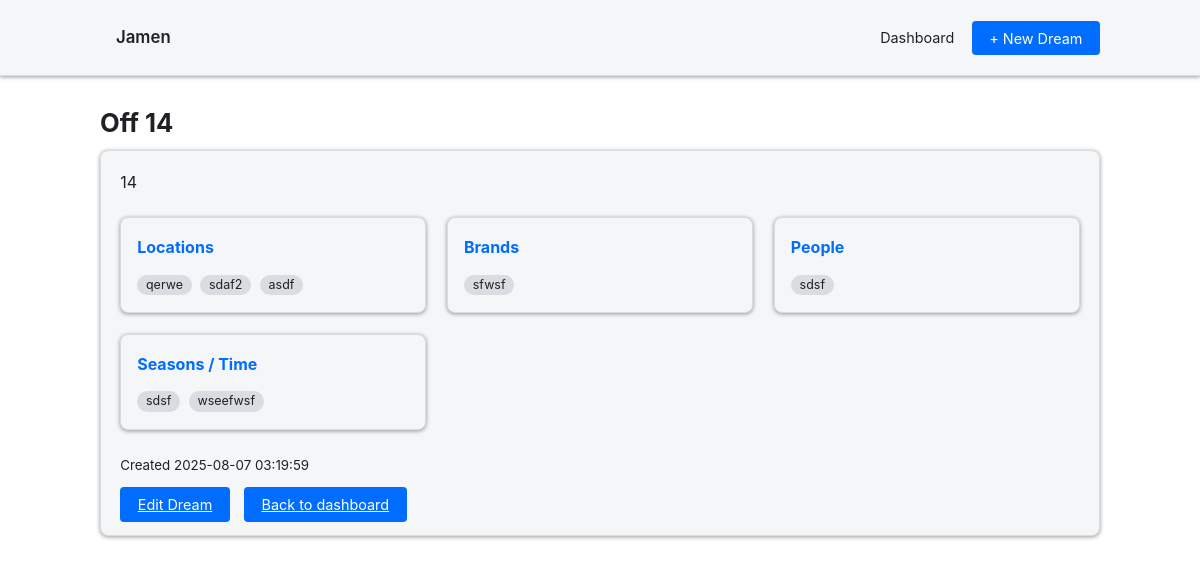
Screenshot of /dreams/YUXKmnvf with the database file from the repository.
### tables this page shows
CREATE TABLE `dream_boards` (
  `id` int NOT NULL,
  `slug` char(10) DEFAULT NULL,
  `user_id` int DEFAULT NULL,
  `title` varchar(255) DEFAULT NULL,
  `description` text,
  `created_at` datetime DEFAULT CURRENT_TIMESTAMP,
  `updated_at` datetime DEFAULT CURRENT_TIMESTAMP ON UPDATE CURRENT_TIMESTAMP,
  `archived` tinyint(1) NOT NULL DEFAULT '0',
  `deleted_at` datetime DEFAULT NULL,
  `type` varchar(20) DEFAULT 'dream'
);

### controllers/dream.php (called while the page is built, shortened)
<?php
require_once __DIR__ . '/../app/config.php';
require_once __DIR__ . '/../models/dream.php';
class dream_controller
{
    public static function show(string $slug): void
	{
		global $db;
		$dream = dream_model::get($db, $slug);
		$anchors = dream_model::getAnchors($db, $dream['id']);
		include __DIR__ . '/../views/dream_show.php';
		include __DIR__ . '/../views/layout.php';
	}
}

### index.php (called while the page is built, shortened)
<?php
require_once __DIR__.'/app/routes.php';
$uri = parse_url($_SERVER['REQUEST_URI'], PHP_URL_PATH);
route(rtrim($uri,'/'));
?>

### models/dream.php (called while the page is built, shortened)
<?php
class dream_model
{
	public static function getAnchors(PDO $db, int $boardId): array
	{
		$map = [
			'locations' => ['table' => 'dream_locations', 'col' => 'location'],
			'brands'    => ['table' => 'dream_brands',    'col' => 'brand'],
			'people'    => ['table' => 'dream_people',    'col' => 'person'],
			'seasons'   => ['table' => 'dream_seasons',   'col' => 'season'],
		];
		$anchors = [];
		foreach ($map as $type => $info) {
			$sql  = "SELECT {$info['col']} AS val FROM {$info['table']} WHERE dream_id = ?";
			$stmt = $db->prepare($sql);
			$stmt->execute([$boardId]);
			$anchors[$type] = $stmt->fetchAll(PDO::FETCH_COLUMN);
		}
		return $anchors;
	}
	public static function get(PDO $db, string $slug): ?array
	{
		$stmt = $db->prepare("
			SELECT id, slug, title, description, created_at
			FROM dream_boards
			WHERE slug = ?
			  AND deleted_at IS NULL
		");
		$stmt->execute([$slug]);
		$board = $stmt->fetch(PDO::FETCH_ASSOC);
		$board['anchors'] = self::getAnchors($db, (int)$board['id']);
		return $board;
	}
}

### views/dream_show.php (the view, shortened to what this page needs)
<?php
if (!function_exists('icon')) {
  function icon($name) {
    $map = [
      'pin' => '<svg viewBox="0 0 24 24"><path d="M12 2a6 6 0 0 0-6 6c0 4.4 6 12 6 12s6-7.6 6-12a6 6 0 0 0-6-6zM12 11a3 3 0 1 1 0-6 3 3 0 0 1 0 6z"/></svg>',
      'bag' => '<svg viewBox="0 0 24 24"><path d="M6 7V6a6 6 0 1 1 12 0v1h3v15H3V7h3zm2 0h8V6a4 4 0 1 0-8 0v1z"/></svg>',
      'user' => '<svg viewBox="0 0 24 24"><path d="M12 12a5 5 0 1 0-5-5 5 5 0 0 0 5 5zm0 2c-4 0-8 2-8 4v2h16v-2c0-2-4-4-8-4z"/></svg>',
      'calendar' => '<svg viewBox="0 0 24 24"><path d="M19 4h-1V2h-2v2H8V2H6v2H5a2 2 0 0 0-2 2v14a2 2 0 0 0 2 2h14a2 2 0 0 0 2-2V6a2 2 0 0 0-2-2zm0 16H5V10h14zm0-12H5V6h14z"/></svg>'
    ];
    return $map[$name] ?? '';
  }
}
?>
<h1><?= htmlspecialchars($dream['title']) ?></h1>
<div class="card">
  <div class="prose prose-invert max-w-none">
    <?= $dream['description'] ?>
  </div>
  <?php if (array_filter($anchors)): ?>
    <div class="anchor-grid">
      <?php if (!empty($anchors['locations'])): ?>
        <section class="anchor-block-view">
          <h3><?= icon('pin') ?> Locations</h3>
          <?php foreach ($anchors['locations'] as $l): ?>
            <span class="chip"><?= htmlspecialchars($l) ?></span>
          <?php endforeach; ?>
        </section>
      <?php endif; ?>
      <?php if (!empty($anchors['brands'])): ?>
        <section class="anchor-block-view">
          <h3><?= icon('bag') ?> Brands</h3>
          <?php foreach ($anchors['brands'] as $b): ?>
            <span class="chip"><?= htmlspecialchars($b) ?></span>
          <?php endforeach; ?>
        </section>
      <?php endif; ?>
      <?php if (!empty($anchors['people'])): ?>
        <section class="anchor-block-view">
          <h3><?= icon('user') ?> People</h3>
          <?php foreach ($anchors['people'] as $p): ?>
            <span class="chip"><?= htmlspecialchars($p) ?></span>
          <?php endforeach; ?>
        </section>
      <?php endif; ?>
      <?php if (!empty($anchors['seasons'])): ?>
        <section class="anchor-block-view">
          <h3><?= icon('calendar') ?> Seasons / Time</h3>
          <?php foreach ($anchors['seasons'] as $s): ?>
            <span class="chip"><?= htmlspecialchars($s) ?></span>
          <?php endforeach; ?>
        </section>
      <?php endif; ?>
    </div>
  <?php endif; ?>
  <p style="margin-top:1.4rem"><small>Created <?= $dream['created_at'] ?></small></p>
  <a class="btn" href="/dreams/<?= $dream['slug'] ?>/edit">Edit Dream</a>
  <a class="btn" href="/dashboard" style="margin-left:.6rem">Back to dashboard</a>
</div>

### app/routes.php (shortened to what this page needs)
<?php
function route(string $uri): void
{
    foreach ($routes as $pattern => $target) {
        if (preg_match('@^' . $pattern . '$@', $uri, $matches)) {
            $class = $target[0] . '_controller';
            if (is_callable([$class, $target[1]])) {
                call_user_func_array(
                    [$class, $target[1]],
                    array_slice($matches, 1)
                );
                return;
            }
        }
    }
}
?>

### views/partials/topbar.php
<div class="container">
  <a href="/" style="font-weight:600;font-size:1.05rem">Jamen</a>
  <nav>
    <a href="/dashboard">Dashboard</a>
    <a href="/dreams/new" class="btn" style="margin-left:.8rem">+ New Dream</a>
  </nav>
</div>

### public/css/style.css (style rules this page uses)
:root { --bg-base: #1c1d22; --bg-card: #26272d; --accent: #4dabf7; --accent-hover: #71c5ff; --border: #393a40; --text-main: #e9e9ef; --text-muted: #9a9ba1; --radius: 8px; --space: 1.2rem; --shadow: 0 1px 4px rgba(0,0,0,.4); }
@media (prefers-color-scheme: light) { :root, body.light { --bg-base: #ffffff; --bg-card: #f4f6f8; --accent: #006dff; --accent-hover: #096bff; --border: #d9dce0; --text-main: #202124; --text-muted: #5f6368; } }
body { margin:0; font-family: Inter, Roboto, system-ui,-apple-system,sans-serif; background:var(--bg-base); color:var(--text-main); }
header .container { display:flex;align-items:center;justify-content:space-between;padding:.8rem var(--space); }
header a { color:var(--text-main);margin-left:1rem;text-decoration:none;font-size:.9rem; }
.container { width:min(92%,1000px);margin:auto;padding:var(--space) 0; }
.card { background:var(--bg-card); border:1px solid var(--border); border-radius:var(--radius); padding:var(--space); margin-bottom:var(--space); box-shadow:var(--shadow); }
.btn { background:var(--accent);color:#fff;border:0;border-radius:4px; padding:.55rem 1.1rem;font-size:.9rem;cursor:pointer; transition:background .15s; }
h1,h2,h3 { margin:.4rem 0 .8rem; }
h1 { font-size:1.6rem; }
h3 { font-size:1rem;color:var(--accent); }
.anchor-grid { display:grid;grid-template-columns:repeat(auto-fit,minmax(280px,1fr));gap:1.3rem;margin-top:1.4rem; }
.anchor-block-view { background:var(--bg-card);border:1px solid var(--border); border-radius:var(--radius);padding:1rem 1rem .8rem;box-shadow:var(--shadow); }
.anchor-block-view h3 { display:flex;align-items:center;margin:.1rem 0 .7rem;font-size:1rem; }
.chip { display:inline-block;margin:.15rem .25rem .25rem 0;padding:.25rem .55rem; background:var(--border);border-radius:16px;font-size:.78rem; color:var(--text-main);line-height:1; }
body { font-size: 1rem; line-height: 1.5; }
.container { padding: 1rem; max-width: 100%; margin: 0 auto; }
h1, h2, h3 { margin-top: 0.75rem; margin-bottom: 0.5rem; }
header nav { display: none; }
@media (min-width: 600px) { header nav { display: block; } }

### rows the page displays
dream_boards: title "Off 14", description "14", l "qerwe", l "sdaf2", l "asdf", b "sfwsf", p "sdsf", s "sdsf", s "wseefwsf", created_at "2025-08-07 03:19:59"
